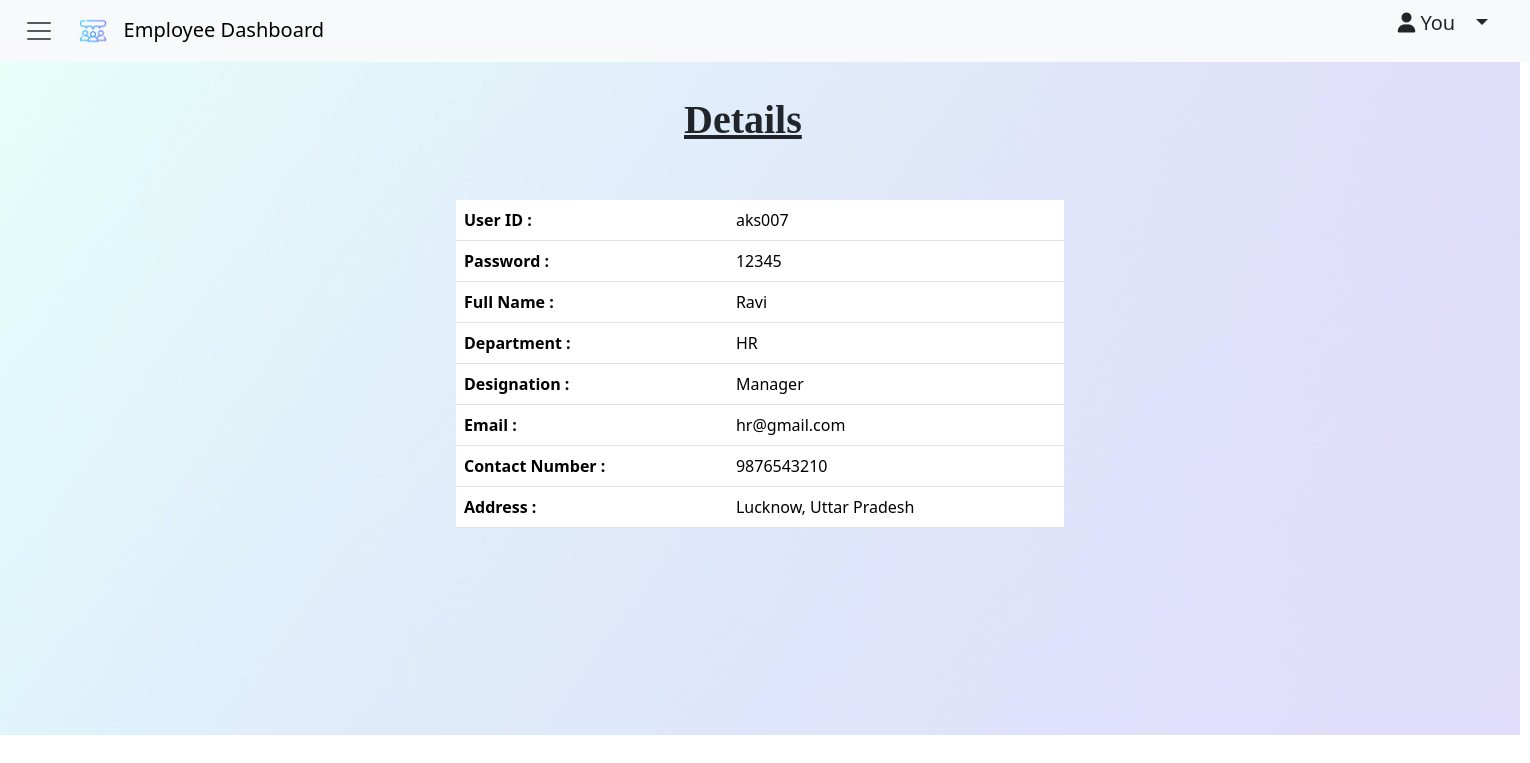
Page /employee/employee_details/ (signed in) on the committed database.
### appraisalapp/models.py (models this page shows)
class Employee(models.Model):
    userid = models.CharField(max_length=100, primary_key=True)
    name=models.CharField(max_length=50)
    fname=models.CharField(max_length=50)
    mname=models.CharField(max_length=50)
    gender=models.CharField(max_length=6)
    dob=models.CharField(max_length=30)
    address=models.TextField()
    department=models.CharField(max_length=100)
    designation=models.CharField(max_length=100)
    contactno=models.CharField(max_length=10)
    emailaddress=models.EmailField(max_length=254)
    password=models.CharField(max_length=30)

### employeeapp/views.py (the view)
# urls.py: path('employee_details/',views.employee_details,name="employee_details"),
def employee_details(request):
    userid=request.session.get('userid')
    emp=Employee.objects.get(userid=userid)
    return render(request,"employee_details.html", { 'e':emp })

### employeeapp/templates/employee_details.html (shortened to what this page needs)
<!DOCTYPE html>
<html lang="en">
{% load static %}
<head>
    <link href="bootstrap.css" rel="stylesheet">
    <link href="https://cdn.jsdelivr.net/npm/bootstrap@5.3.3/dist/css/bootstrap.min.css" rel="stylesheet"
>
    <link rel="stylesheet" href="https://cdnjs.cloudflare.com/ajax/libs/font-awesome/6.5.2/css/all.min.css" />
</head>
<body>
    <div id="outer">
        <div id="navbar">
            <nav class="navbar bg-body-tertiary fixed-top">
                <div class="container-fluid">
                    <button class="navbar-toggler" id="navtoggler" type="button" data-bs-toggle="offcanvas"
                        data-bs-target="#offcanvasNavbar" aria-controls="offcanvasNavbar"
                        aria-label="Toggle navigation">
                        <span class="navbar-toggler-icon">
                            <a class="navbar-brand" id="nav-title" href="#">
                                <img src="{% static 'logo.png' %}" alt="Logo" width="30" height="30"
                                    class="d-inline-block align-text-top">
                                &nbsp;
                                Employee Dashboard
                            </a>
                        </span>
                    </button>
                    <ul>
                        <li class="nav-item dropdown">
                            <a class="nav-link dropdown-toggle" href="#" role="button" data-bs-toggle="dropdown"
                                aria-expanded="false" style="font-size: 20px;"><i class="fa-solid fa-user"></i>
                                You &nbsp;
                            </a>
                        </li>
                    </ul>
                </div>
            </nav>
        </div>
        <div id="body">
            <h1><b><u>Details</u></b></h1>
            <br /><br />
            <form method="POST">
                <table class="table">
                    <tr>
                        <th scope="col">User ID :</th>
                        <td>{{e.userid}}</td>
                    </tr>
                    <tr>
                        <th scope="col">Password :</th>
                        <td>{{e.password}}</td>
                    </tr>
                    <tr>
                        <th scope="col">Full Name :</th>
                        <td>{{e.name}}</td>
                    </tr>
                    <tr>
                        <th scope="col">Department :</th>
                        <td>{{e.department}}</td>
                    </tr>
                    <tr>
                        <th scope="col">Designation :</th>
                        <td>{{e.designation}}</td>
                    </tr>
                    <tr>
                        <th scope="col">Email :</th>
                        <td>{{e.emailaddress}}</td>
                    </tr>
                    <tr>
                        <th scope="col">Contact Number :</th>
                        <td>{{e.contactno}}</td>
                    </tr>
                    <tr>
                        <th scope="col">Address :</th>
                        <td>{{e.address}}</td>
                    </tr>
                </table>
            </form>
        </div>
    </div>
</body>
</html>

### rows in the picture
Employee: userid "aks007", password "12345", name "Ravi", department "HR", designation "Manager", emailaddress "hr@gmail.com", contactno "9876543210", address "Lucknow, Uttar Pradesh"
